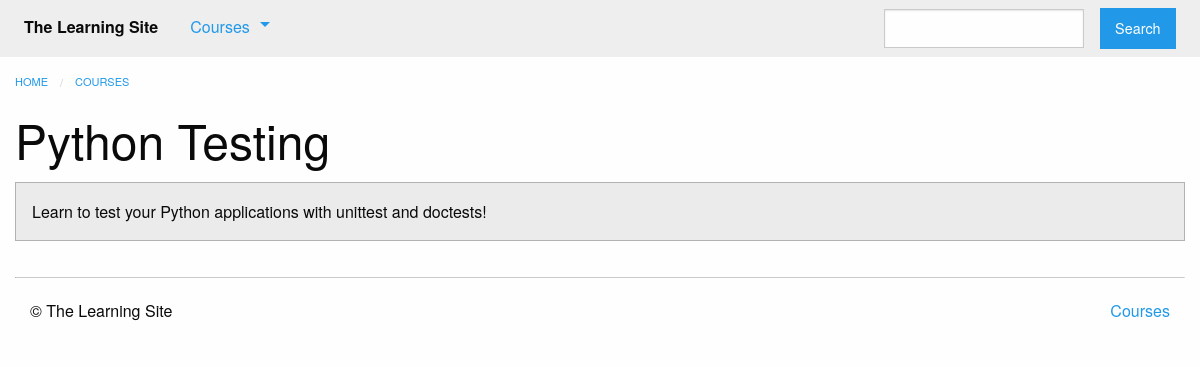
/courses/4/, run on an earlier commit of the app's database.
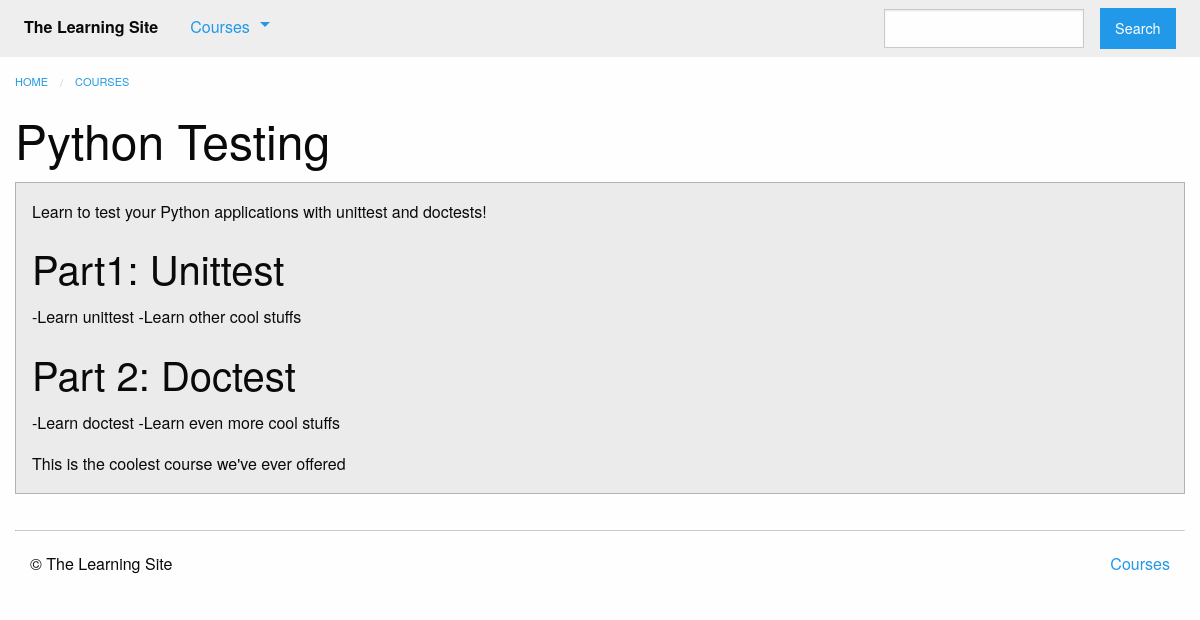
And on a later commit of the database.
### courses/models.py (models this page shows, shortened)
class Course(models.Model):
    created_at = models.DateTimeField(auto_now_add=True)
    title = models.CharField(max_length=255)
    description = models.TextField()
    is_live = models.BooleanField(default=False)
    status = models.CharField(max_length=1, choices=STATUS_CHOICES, default='i')

### courses/views.py (the view)
# urls.py: url(r'(?P<pk>\d+)/$', views.course_detail, name='detail'),
def course_detail(request, pk):
    course = get_object_or_404(models.Course, pk=pk)
    steps = sorted(chain(course.text_set.all(), course.quiz_set.all()),
                   key=lambda s: s.order)
    return render(request, 'courses/course_detail.html', {
        'course': course,
        'steps': steps
    })

### courses/templatetags/course_extras.py (called while the page is built)
@register.inclusion_tag('courses/course_nav.html')
def nav_courses_list():
    courses = Course.objects.all()[:5]
    return {'courses': courses}

@register.filter('markdown_to_html')
def markdown_to_html(markdown_text):
    html_body = markdown2.markdown(markdown_text)
    return mark_safe(html_body)

### courses/templates/courses/course_detail.html (shortened to what this page needs)
{% extends "courses/layout.html" %}
{% load course_extras %}
{% block content %}
    <div class="row columns">
        {{ block.super }}
        <article>
            <h1 class="">{{ course.title }}</h1>
            <div class="callout secondary">
                {{ course.description|markdown_to_html }}
            </div>
        </article>
    </div>
{% endblock %}

What changed in the data, as far as the page shows it:
changed Course "Python Testing": description "Learn to test your Python applications with unittest and doctests!" → "…with unittest and doctests! Part1: Unittest -Learn unittest -Learn other cool stuffs Part 2: Doctest -Learn doctest -Learn even more cool stuffs This is the coolest course we've ever offered"
